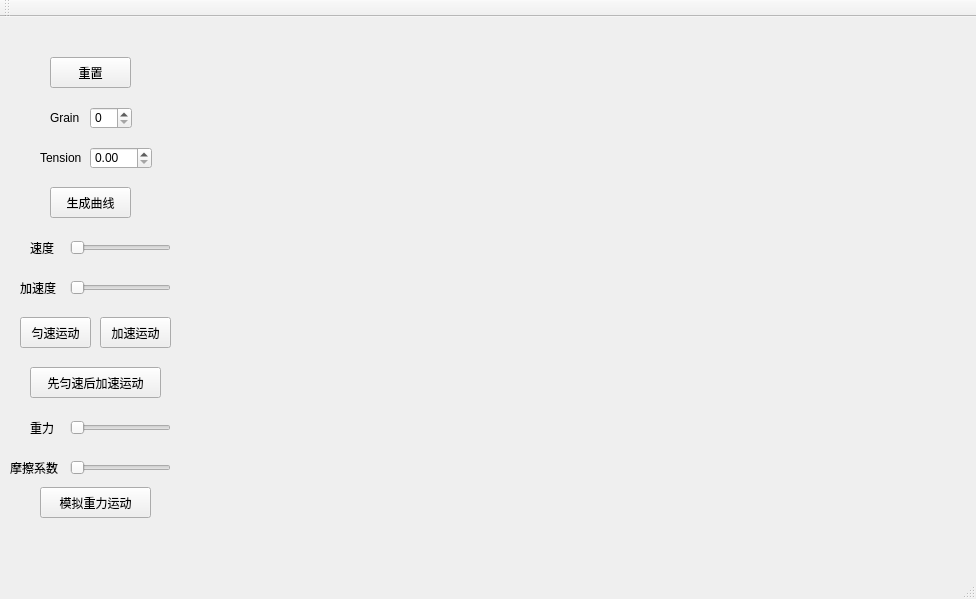
<?xml version="1.0" encoding="UTF-8"?>
<ui version="4.0">
 <class>Parameterization</class>
 <widget class="QMainWindow" name="Parameterization">
  <property name="geometry">
   <rect>
    <x>0</x>
    <y>0</y>
    <width>976</width>
    <height>599</height>
   </rect>
  </property>
  <property name="windowTitle">
   <string>Parameterization</string>
  </property>
  <widget class="QWidget" name="centralWidget">
   <widget class="QPushButton" name="Reset">
    <property name="geometry">
     <rect>
      <x>50</x>
      <y>40</y>
      <width>81</width>
      <height>31</height>
     </rect>
    </property>
    <property name="text">
     <string>重置</string>
    </property>
   </widget>
   <widget class="QPushButton" name="Run">
    <property name="geometry">
     <rect>
      <x>50</x>
      <y>170</y>
      <width>81</width>
      <height>31</height>
     </rect>
    </property>
    <property name="text">
     <string>生成曲线</string>
    </property>
   </widget>
   <widget class="QLabel" name="label">
    <property name="geometry">
     <rect>
      <x>50</x>
      <y>90</y>
      <width>61</width>
      <height>21</height>
     </rect>
    </property>
    <property name="text">
     <string>Grain</string>
    </property>
   </widget>
   <widget class="QLabel" name="label_2">
    <property name="geometry">
     <rect>
      <x>40</x>
      <y>130</y>
      <width>61</width>
      <height>21</height>
     </rect>
    </property>
    <property name="text">
     <string>Tension</string>
    </property>
   </widget>
   <widget class="QSpinBox" name="grain">
    <property name="geometry">
     <rect>
      <x>90</x>
      <y>90</y>
      <width>42</width>
      <height>22</height>
     </rect>
    </property>
    <property name="maximum">
     <number>25</number>
    </property>
   </widget>
   <widget class="QDoubleSpinBox" name="tension">
    <property name="geometry">
     <rect>
      <x>90</x>
      <y>130</y>
      <width>62</width>
      <height>22</height>
     </rect>
    </property>
    <property name="maximum">
     <double>1.000000000000000</double>
    </property>
    <property name="singleStep">
     <double>0.100000000000000</double>
    </property>
   </widget>
   <widget class="QWidget" name="verticalLayoutWidget">
    <property name="geometry">
     <rect>
      <x>190</x>
      <y>40</y>
      <width>751</width>
      <height>471</height>
     </rect>
    </property>
    <layout class="QVBoxLayout" name="verticalLayout"/>
   </widget>
   <widget class="QSlider" name="ve">
    <property name="geometry">
     <rect>
      <x>70</x>
      <y>220</y>
      <width>101</width>
      <height>22</height>
     </rect>
    </property>
    <property name="minimum">
     <number>1</number>
    </property>
    <property name="maximum">
     <number>100</number>
    </property>
    <property name="orientation">
     <enum>Qt::Horizontal</enum>
    </property>
   </widget>
   <widget class="QLabel" name="label_3">
    <property name="geometry">
     <rect>
      <x>30</x>
      <y>220</y>
      <width>31</width>
      <height>21</height>
     </rect>
    </property>
    <property name="text">
     <string>速度</string>
    </property>
   </widget>
   <widget class="QLabel" name="label_4">
    <property name="geometry">
     <rect>
      <x>20</x>
      <y>260</y>
      <width>41</width>
      <height>21</height>
     </rect>
    </property>
    <property name="text">
     <string>加速度</string>
    </property>
   </widget>
   <widget class="QSlider" name="ac">
    <property name="geometry">
     <rect>
      <x>70</x>
      <y>260</y>
      <width>101</width>
      <height>22</height>
     </rect>
    </property>
    <property name="maximum">
     <number>100</number>
    </property>
    <property name="orientation">
     <enum>Qt::Horizontal</enum>
    </property>
   </widget>
   <widget class="QPushButton" name="Run1">
    <property name="geometry">
     <rect>
      <x>20</x>
      <y>300</y>
      <width>71</width>
      <height>31</height>
     </rect>
    </property>
    <property name="text">
     <string>匀速运动</string>
    </property>
   </widget>
   <widget class="QPushButton" name="Run2">
    <property name="geometry">
     <rect>
      <x>100</x>
      <y>300</y>
      <width>71</width>
      <height>31</height>
     </rect>
    </property>
    <property name="text">
     <string>加速运动</string>
    </property>
   </widget>
   <widget class="QPushButton" name="Run3">
    <property name="geometry">
     <rect>
      <x>30</x>
      <y>350</y>
      <width>131</width>
      <height>31</height>
     </rect>
    </property>
    <property name="text">
     <string>先匀速后加速运动</string>
    </property>
   </widget>
   <widget class="QPushButton" name="Run4">
    <property name="geometry">
     <rect>
      <x>40</x>
      <y>470</y>
      <width>111</width>
      <height>31</height>
     </rect>
    </property>
    <property name="text">
     <string>模拟重力运动</string>
    </property>
   </widget>
   <widget class="QLabel" name="label_5">
    <property name="geometry">
     <rect>
      <x>10</x>
      <y>440</y>
      <width>51</width>
      <height>21</height>
     </rect>
    </property>
    <property name="text">
     <string>摩擦系数</string>
    </property>
   </widget>
   <widget class="QSlider" name="g">
    <property name="geometry">
     <rect>
      <x>70</x>
      <y>400</y>
      <width>101</width>
      <height>22</height>
     </rect>
    </property>
    <property name="minimum">
     <number>0</number>
    </property>
    <property name="maximum">
     <number>100</number>
    </property>
    <property name="orientation">
     <enum>Qt::Horizontal</enum>
    </property>
   </widget>
   <widget class="QLabel" name="label_6">
    <property name="geometry">
     <rect>
      <x>30</x>
      <y>400</y>
      <width>31</width>
      <height>21</height>
     </rect>
    </property>
    <property name="text">
     <string>重力</string>
    </property>
   </widget>
   <widget class="QSlider" name="m">
    <property name="geometry">
     <rect>
      <x>70</x>
      <y>440</y>
      <width>101</width>
      <height>22</height>
     </rect>
    </property>
    <property name="maximum">
     <number>100</number>
    </property>
    <property name="orientation">
     <enum>Qt::Horizontal</enum>
    </property>
   </widget>
  </widget>
  <widget class="QMenuBar" name="menuBar">
   <property name="geometry">
    <rect>
     <x>0</x>
     <y>0</y>
     <width>976</width>
     <height>21</height>
    </rect>
   </property>
  </widget>
  <widget class="QToolBar" name="mainToolBar">
   <attribute name="toolBarArea">
    <enum>TopToolBarArea</enum>
   </attribute>
   <attribute name="toolBarBreak">
    <bool>false</bool>
   </attribute>
  </widget>
  <widget class="QStatusBar" name="statusBar"/>
 </widget>
 <layoutdefault spacing="6" margin="11"/>
 <resources/>
 <connections/>
</ui>
